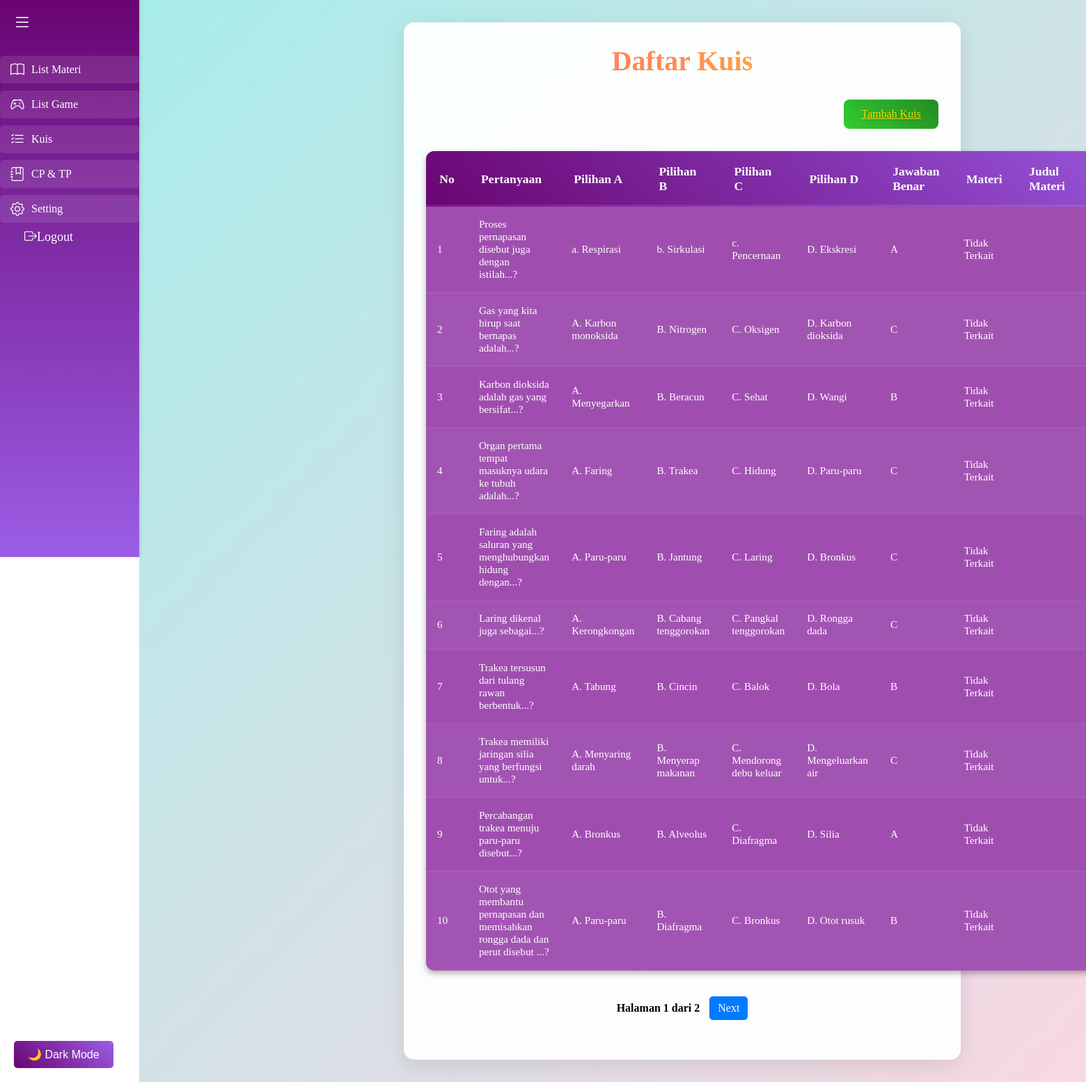
Page /admin/kuis/list_kuis.php (signed in) on the committed database.
### tables this page shows
CREATE TABLE `kuis` (
  `id_kuis` int(11) NOT NULL,
  `pertanyaan` text NOT NULL,
  `pilihan_a` varchar(255) NOT NULL,
  `pilihan_b` varchar(255) NOT NULL,
  `pilihan_c` varchar(255) NOT NULL,
  `jawaban_benar` enum('a','b','c') NOT NULL,
  `id_materi` int(11) DEFAULT NULL,
  `pilihan_d` varchar(255) NOT NULL
);

### admin/kuis/list_kuis.php (the view, shortened to what this page needs)
<?php
require_once '../../includes/db.php';
$limit = 10;
$page = isset($_GET['page']) ? (int)$_GET['page'] : 1;
$offset = ($page - 1) * $limit;
$total_query = "SELECT COUNT(*) FROM kuis";
$total_result = $pdo->query($total_query)->fetchColumn();
$total_pages = ceil($total_result / $limit);
$sql_kuis = "SELECT kuis.*, materi.judul_materi
             FROM kuis
             LEFT JOIN materi ON kuis.id_materi = materi.id_materi
             LIMIT :limit OFFSET :offset";
$stmt_kuis = $pdo->prepare($sql_kuis);
$stmt_kuis->bindValue(':limit', $limit, PDO::PARAM_INT);
$stmt_kuis->bindValue(':offset', $offset, PDO::PARAM_INT);
$stmt_kuis->execute();
$kuis = $stmt_kuis->fetchAll(PDO::FETCH_ASSOC);
?>
<?php include_once('../components/header.php'); ?>
<?php include_once('../components/nav.php'); ?>
<main class="content">
    <div class="content-container">
        <h1 class="content-title">Daftar Kuis</h1>
        <div class="form-actions">
            <a href="tambah_kuis.php" class="form-button form-button-submit">Tambah Kuis</a>
        </div>
        <table class="data-table">
            <thead>
                <tr class="table-header-row">
                    <th class="table-header">No</th>
                    <th class="table-header">Pertanyaan</th>
                    <th class="table-header">Pilihan A</th>
                    <th class="table-header">Pilihan B</th>
                    <th class="table-header">Pilihan C</th>
                    <th class="table-header">Pilihan D</th>
                    <th class="table-header">Jawaban Benar</th>
                    <th class="table-header">Materi</th>
                    <th class="table-header">Judul Materi</th>
                    <th class="table-header">Aksi</th>
                </tr>
            </thead>
            <tbody>
                <?php if (count($kuis) > 0): ?>
                    <?php foreach ($kuis as $index => $k): ?>
                        <tr class="table-row">
                            <td class="table-data"><?php echo ($offset + $index + 1); ?></td>
                            <td class="table-data"><?php echo htmlspecialchars($k['pertanyaan']); ?></td>
                            <td class="table-data"><?php echo htmlspecialchars($k['pilihan_a']); ?></td>
                            <td class="table-data"><?php echo htmlspecialchars($k['pilihan_b']); ?></td>
                            <td class="table-data"><?php echo htmlspecialchars($k['pilihan_c']); ?></td>
                            <td class="table-data"><?php echo htmlspecialchars($k['pilihan_d']); ?></td>
                            <td class="table-data"><?php echo strtoupper(htmlspecialchars($k['jawaban_benar'])); ?></td>
                            <td class="table-data"><?php echo htmlspecialchars($k['judul_materi'] ?? 'Tidak Terkait'); ?></td>
                            <td class="table-data"><?php echo htmlspecialchars($k['judul_materi']); ?></td>
                            <td class="table-data table-actions">
                            </td>
                        </tr>
                    <?php endforeach; ?>
                <?php else: ?>
                    <tr class="table-row">
                        <td colspan="9" class="table-data table-no-data">Tidak ada data.</td>
                    </tr>
                <?php endif; ?>
            </tbody>
        </table>
        <div class="pagination">
            <span class="pagination-info">Halaman <?php echo $page; ?> dari <?php echo $total_pages; ?></span>
            <?php if ($page < $total_pages): ?>
                <a href="?page=<?php echo $page + 1; ?>" class="pagination-button">Next</a>
            <?php endif; ?>
        </div>
    </div>
</main>
<?php include_once('../components/footer.php'); ?>

### assets/css/admin.css (style rules this page uses)
:root { --sidebar-bg: #6A0572; --sidebar-text: #ffffff; --sidebar-hover: #9B5DE5; --content-bg: #F15BB5; --content-text: #ffffff; --card-bg: #9f4eaf; --primary: #155724; --secondery: #f13b2a; --card-shadow: 0 4px 8px rgba(0, 0, 0, 0.3); }
* { padding: 0; margin: 0; box-sizing: border-box; }
.content { margin-left: 200px; padding: 20px; width: 100%; background-color: var(--content-bg); color: var(--content-text); min-height: 100vh; }
.content-title { font-size: 1.5rem; margin-bottom: 1.25rem; color: var(--content-text); text-align: center; }
.form-actions { display: flex; gap: 0.625rem; margin-top: 1.25rem; }
.form-button { padding: 0.625rem 1.25rem; border: none; border-radius: 0.25rem; font-size: 1rem; cursor: pointer; transition: background-color 0.3s ease; }
.form-button-submit { background-color: var(--primary); color: var(--sidebar-text); }
.content-container { padding: 1.25rem; max-width: auto; }
@media (min-width: 64.0625rem) { .content-title { font-size: 1.5rem; } }
@media (min-width: 64.0625rem) { .form-actions { gap: 1rem; } }
@media (min-width: 64.0625rem) { .form-button { padding: 0.75rem 1.5rem; font-size: 1rem; } }
.content { background: linear-gradient(135deg, #a8edea 0%, #fed6e3 100%); min-height: 100vh; padding: 2rem; }
.content-container { max-width: 800px; margin: 0 auto; background: rgba(255, 255, 255, 0.95); padding: 2rem; border-radius: 15px; box-shadow: 0 8px 32px rgba(0, 0, 0, 0.1); }
.content-title { color: #2c3e50; font-size: 2.5rem; text-align: center; margin-bottom: 2rem; position: relative; animation: float 3s ease-in-out infinite; }
.form-actions { display: flex; gap: 1rem; margin-top: 2rem; justify-content: flex-end; }
.form-button { padding: 12px 25px; border: none; border-radius: 8px; font-size: 1rem; cursor: pointer; transition: all 0.3s ease; display: inline-flex; align-items: center; gap: 8px; }
.form-button-submit { background: linear-gradient(45deg, #2ecc71, #27ae60); color: white; }
.content-title { background: linear-gradient(45deg, #FF6B6B, #FF8E53, #FFD700); -webkit-background-clip: text; background-clip: text; color: transparent; animation: rainbow 5s ease infinite; }
.form-button-submit { background: linear-gradient(45deg, #32CD32, #228B22); color: #FFD700 !important; text-shadow: 1px 1px 2px rgba(0,0,0,0.2); }
.data-table { width: 100%; border-collapse: collapse; margin: 2rem 0; background: var(--card-bg); border-radius: 12px; overflow: hidden; box-shadow: var(--card-shadow); animation: tableEntrance 0.5s ease-in-out; }
.table-header-row { background: linear-gradient(45deg, var(--sidebar-bg), var(--sidebar-hover)); }
.table-header { padding: 1.2rem; color: var(--sidebar-text); font-size: 1.1rem; text-align: left; position: relative; }
.table-header::after { content: ""; position: absolute; bottom: 0; left: 0; width: 100%; height: 3px; background: rgba(255,255,255,0.1); }
.table-row { transition: all 0.3s ease; border-bottom: 2px solid rgba(255,255,255,0.05); }
.table-row:nth-child(even) { background: rgba(255,255,255,0.03); }
.table-data { padding: 1rem; color: var(--content-text); font-size: 0.95rem; max-width: 250px; }
.table-actions { display: flex; gap: 0.8rem; }

### admin/kuis/list_kuis.php (style rules this page uses)
.pagination { text-align: center; margin: 20px 0; }
.pagination-button { display: inline-block; padding: 8px 12px; margin: 5px; background-color: #007bff; color: white; text-decoration: none; border-radius: 5px; }
.pagination-info { display: inline-block; color: black; margin: 5px; font-weight: bold; }

### rows in the picture
kuis: index "1", pertanyaan "Proses pernapasan disebut juga dengan istilah...?", pilihan_a "a. Respirasi", pilihan_b "b. Sirkulasi", pilihan_c "c. Pencernaan", pilihan_d "D. Ekskresi", jawaban_benar "A", judul_materi "Tidak Terkait"
kuis: index "2", pertanyaan "Gas yang kita hirup saat bernapas adalah...?", pilihan_a "A. Karbon monoksida", pilihan_b "B. Nitrogen", pilihan_c "C. Oksigen", pilihan_d "D. Karbon dioksida", jawaban_benar "C", judul_materi "Tidak Terkait"
kuis: index "3", pertanyaan "Karbon dioksida adalah gas yang bersifat...?", pilihan_a "A. Menyegarkan", pilihan_b "B. Beracun", pilihan_c "C. Sehat", pilihan_d "D. Wangi", jawaban_benar "B", judul_materi "Tidak Terkait"
kuis: index "4", pertanyaan "Organ pertama tempat masuknya udara ke tubuh adalah...?", pilihan_a "A. Faring", pilihan_b "B. Trakea", pilihan_c "C. Hidung", pilihan_d "D. Paru-paru", jawaban_benar "C", judul_materi "Tidak Terkait"
kuis: index "5", pertanyaan "Faring adalah saluran yang menghubungkan hidung dengan...?", pilihan_a "A. Paru-paru", pilihan_b "B. Jantung", pilihan_c "C. Laring", pilihan_d "D. Bronkus", jawaban_benar "C", judul_materi "Tidak Terkait"
kuis: index "6", pertanyaan "Laring dikenal juga sebagai...?", pilihan_a "A. Kerongkongan", pilihan_b "B. Cabang tenggorokan", pilihan_c "C. Pangkal tenggorokan", pilihan_d "D. Rongga dada", jawaban_benar "C", judul_materi "Tidak Terkait"
kuis: index "7", pertanyaan "Trakea tersusun dari tulang rawan berbentuk...?", pilihan_a "A. Tabung", pilihan_b "B. Cincin", pilihan_c "C. Balok", pilihan_d "D. Bola", jawaban_benar "B", judul_materi "Tidak Terkait"
kuis: index "8", pertanyaan "Trakea memiliki jaringan silia yang berfungsi untuk...?", pilihan_a "A. Menyaring darah", pilihan_b "B. Menyerap makanan", pilihan_c "C. Mendorong debu keluar", pilihan_d "D. Mengeluarkan air", jawaban_benar "C", judul_materi "Tidak Terkait"
kuis: index "9", pertanyaan "Percabangan trakea menuju paru-paru disebut...?", pilihan_a "A. Bronkus", pilihan_b "B. Alveolus", pilihan_c "C. Diafragma", pilihan_d "D. Silia", jawaban_benar "A", judul_materi "Tidak Terkait"
kuis: index "10", pertanyaan "Otot yang membantu pernapasan dan memisahkan rongga dada dan perut disebut ...?", pilihan_a "A. Paru-paru", pilihan_b "B. Diafragma", pilihan_c "C. Bronkus", pilihan_d "D. Otot rusuk", jawaban_benar "B", judul_materi "Tidak Terkait"

### other values in the picture
$page "1"
$total_pages "2"
